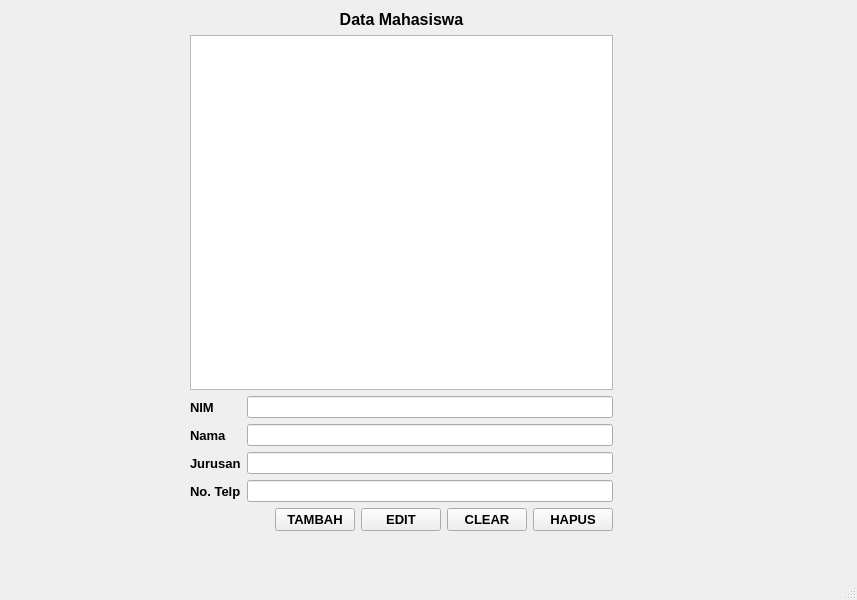
<?xml version="1.0" encoding="UTF-8"?>
<ui version="4.0">
 <class>MainWindow</class>
 <widget class="QMainWindow" name="MainWindow">
  <property name="geometry">
   <rect>
    <x>0</x>
    <y>0</y>
    <width>857</width>
    <height>600</height>
   </rect>
  </property>
  <property name="windowTitle">
   <string>MainWindow</string>
  </property>
  <widget class="QWidget" name="centralwidget">
   <widget class="QWidget" name="verticalLayoutWidget">
    <property name="geometry">
     <rect>
      <x>190</x>
      <y>10</y>
      <width>423</width>
      <height>521</height>
     </rect>
    </property>
    <layout class="QVBoxLayout" name="verticalLayout">
     <item>
      <widget class="QLabel" name="label">
       <property name="font">
        <font>
         <pointsize>12</pointsize>
         <weight>75</weight>
         <italic>false</italic>
         <bold>true</bold>
         <strikeout>false</strikeout>
        </font>
       </property>
       <property name="toolTipDuration">
        <number>-1</number>
       </property>
       <property name="layoutDirection">
        <enum>Qt::LeftToRight</enum>
       </property>
       <property name="midLineWidth">
        <number>0</number>
       </property>
       <property name="text">
        <string>Data Mahasiswa</string>
       </property>
       <property name="alignment">
        <set>Qt::AlignCenter</set>
       </property>
       <property name="margin">
        <number>0</number>
       </property>
       <property name="indent">
        <number>0</number>
       </property>
       <property name="openExternalLinks">
        <bool>false</bool>
       </property>
      </widget>
     </item>
     <item>
      <widget class="QTextEdit" name="textEdit"/>
     </item>
     <item>
      <layout class="QFormLayout" name="formLayout">
       <item row="0" column="0">
        <widget class="QLabel" name="label_2">
         <property name="font">
          <font>
           <pointsize>10</pointsize>
           <weight>75</weight>
           <bold>true</bold>
          </font>
         </property>
         <property name="text">
          <string>NIM</string>
         </property>
        </widget>
       </item>
       <item row="0" column="1">
        <widget class="QLineEdit" name="lineEdit"/>
       </item>
       <item row="1" column="0">
        <widget class="QLabel" name="label_5">
         <property name="font">
          <font>
           <pointsize>10</pointsize>
           <weight>75</weight>
           <bold>true</bold>
          </font>
         </property>
         <property name="text">
          <string>Nama</string>
         </property>
        </widget>
       </item>
       <item row="1" column="1">
        <widget class="QLineEdit" name="lineEdit_2"/>
       </item>
       <item row="2" column="0">
        <widget class="QLabel" name="label_4">
         <property name="font">
          <font>
           <pointsize>10</pointsize>
           <weight>75</weight>
           <bold>true</bold>
          </font>
         </property>
         <property name="text">
          <string>Jurusan</string>
         </property>
        </widget>
       </item>
       <item row="2" column="1">
        <widget class="QLineEdit" name="lineEdit_4"/>
       </item>
       <item row="3" column="0">
        <widget class="QLabel" name="label_3">
         <property name="font">
          <font>
           <pointsize>10</pointsize>
           <weight>75</weight>
           <bold>true</bold>
          </font>
         </property>
         <property name="text">
          <string>No. Telp</string>
         </property>
        </widget>
       </item>
       <item row="3" column="1">
        <widget class="QLineEdit" name="lineEdit_3"/>
       </item>
       <item row="4" column="1">
        <layout class="QGridLayout" name="gridLayout_2">
         <item row="0" column="4">
          <widget class="QPushButton" name="pushButton_4">
           <property name="font">
            <font>
             <pointsize>10</pointsize>
             <weight>75</weight>
             <bold>true</bold>
            </font>
           </property>
           <property name="text">
            <string>HAPUS</string>
           </property>
          </widget>
         </item>
         <item row="0" column="1">
          <widget class="QPushButton" name="pushButton">
           <property name="font">
            <font>
             <pointsize>10</pointsize>
             <weight>75</weight>
             <bold>true</bold>
            </font>
           </property>
           <property name="text">
            <string>TAMBAH</string>
           </property>
          </widget>
         </item>
         <item row="0" column="3">
          <widget class="QPushButton" name="pushButton_3">
           <property name="font">
            <font>
             <pointsize>10</pointsize>
             <weight>75</weight>
             <bold>true</bold>
            </font>
           </property>
           <property name="text">
            <string>CLEAR</string>
           </property>
          </widget>
         </item>
         <item row="0" column="2">
          <widget class="QPushButton" name="pushButton_2">
           <property name="font">
            <font>
             <pointsize>10</pointsize>
             <weight>75</weight>
             <bold>true</bold>
            </font>
           </property>
           <property name="text">
            <string>EDIT</string>
           </property>
          </widget>
         </item>
         <item row="0" column="0">
          <widget class="QLabel" name="label_6">
           <property name="text">
            <string/>
           </property>
          </widget>
         </item>
        </layout>
       </item>
      </layout>
     </item>
    </layout>
   </widget>
  </widget>
  <widget class="QMenuBar" name="menubar">
   <property name="geometry">
    <rect>
     <x>0</x>
     <y>0</y>
     <width>857</width>
     <height>21</height>
    </rect>
   </property>
  </widget>
  <widget class="QStatusBar" name="statusbar"/>
 </widget>
 <resources/>
 <connections/>
</ui>
